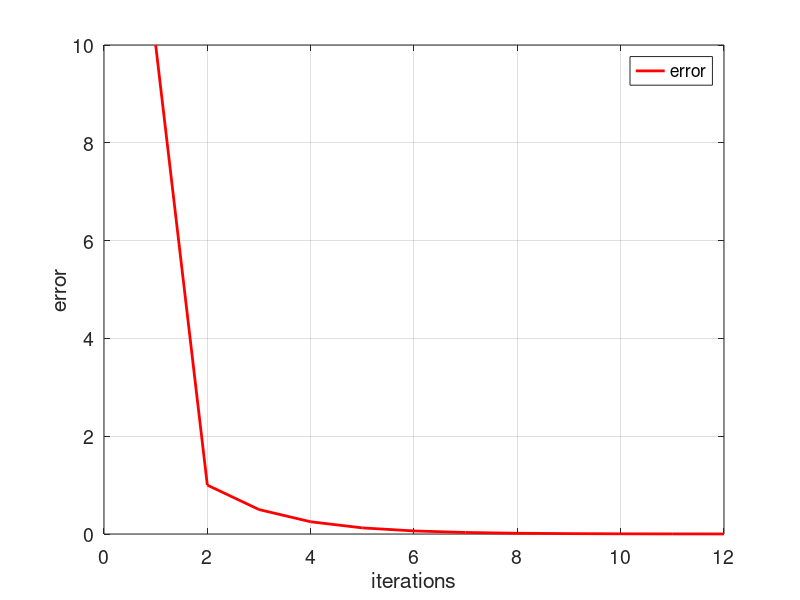

The MATLAB script that drew this image:
xl = -4;
xu = -2;
i = 1;
e(i) = 10;

while(e(i)>0.001)

    xr = (xl + xu)/2;

    g_xl = (xl^3-(10*xl)-5);
    g_xr = (xr^3-(10*xr)-5);
    g_xu = (xu^3-(10*xu)-5);

    if(g_xl*g_xr<0)
        xu = xr;
        e(i + 1) = abs(xr - xl);
    end

    if(g_xu*g_xr<0)
        xl = xr;
        e(i + 1) = abs(xr - xu);
    end
    i = i + 1;
    if(g_xu*g_xr==0);
        xr = xr;
    end
end

tamanyo = size(e);
ite = 1:1:tamanyo(2);

figure('DefaultAxesFontSize',14)
set(gcf,'color','white')
plot(ite,e,'color',[1,0,0],'linewidth',2)
grid on
xlabel('iterations')
ylabel('error')
legend('error')